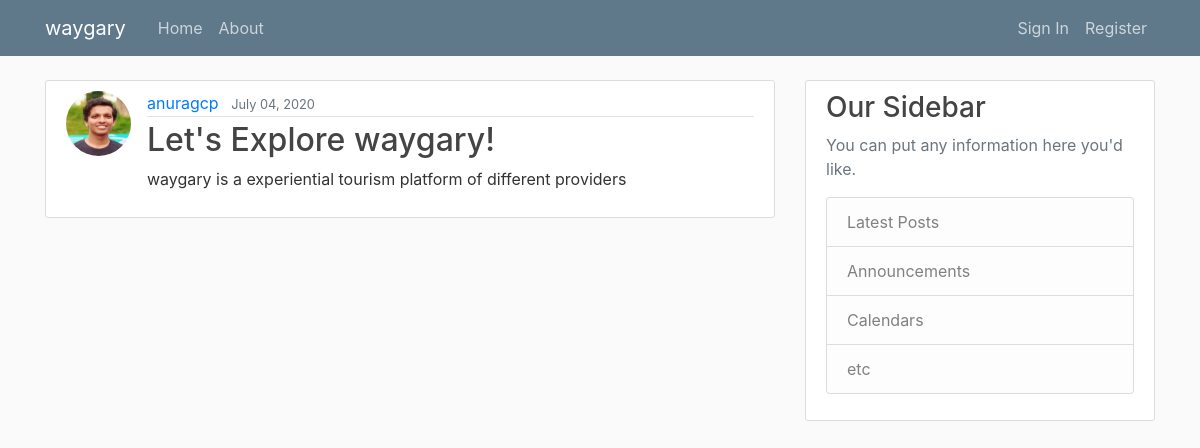
The app's page /post/1/ with its own data.
### blog/models.py (models this page shows, shortened)
class Post(models.Model):
    title = models.CharField(max_length=100)
    content = models.TextField()
    author = models.ForeignKey(User, on_delete=models.CASCADE)
    date_posted = models.DateTimeField(default=timezone.now)

### users/models.py (models this page shows, shortened)
class Profile(models.Model):
    user = models.OneToOneField(User, on_delete=models.CASCADE)
    image = models.ImageField(default='default.jpg', upload_to='profile_pics')

### blog/views.py (the view)
# urls.py: path('post/<int:pk>/', views.PostDetailView.as_view(), name='post-detail'),
class PostDetailView(DetailView):
    model = Post

### blog/templates/blog/post_detail.html (shortened to what this page needs)
{% extends "blog/base.html" %}
{% block content %}
        <article class="media content-section">
            <img class="rounded-circle article-img" src="{{ post.author.profile.image.url }}">
            <div class="media-body">
                <div class="article-metadata">
                    <a class="mr-2" href="{% url 'profile' %}">{{ object.author }}</a>
                    <small class="text-muted">{{ object.date_posted|date:'F d, Y' }}</small>
                </div>
                <h2 class="article-title">{{ object.title }}</h2>
                <p class="article-content">{{ object.content }}</p>
            </div>
        </article>
{% endblock content %}

### blog/static/blog/main.css (style rules this page uses)
body { background: #fafafa; color: #333333; margin-top: 5rem; }
h1, h2, h3, h4, h5, h6 { color: #444444; }
.content-section { background: #ffffff; padding: 10px 20px; border: 1px solid #dddddd; border-radius: 3px; margin-bottom: 20px; }
.article-title { color: #444444; }
.article-content { white-space: pre-line; }
.article-img { height: 65px; width: 65px; margin-right: 16px; }
.article-metadata { padding-bottom: 1px; margin-bottom: 4px; border-bottom: 1px solid #e3e3e3 }

### records on screen
Post: author.profile.image (picture), author "anuragcp", date_posted "July 04, 2020", title "Let's Explore waygary!", content "waygary is a experiential tourism platform of different providers"
